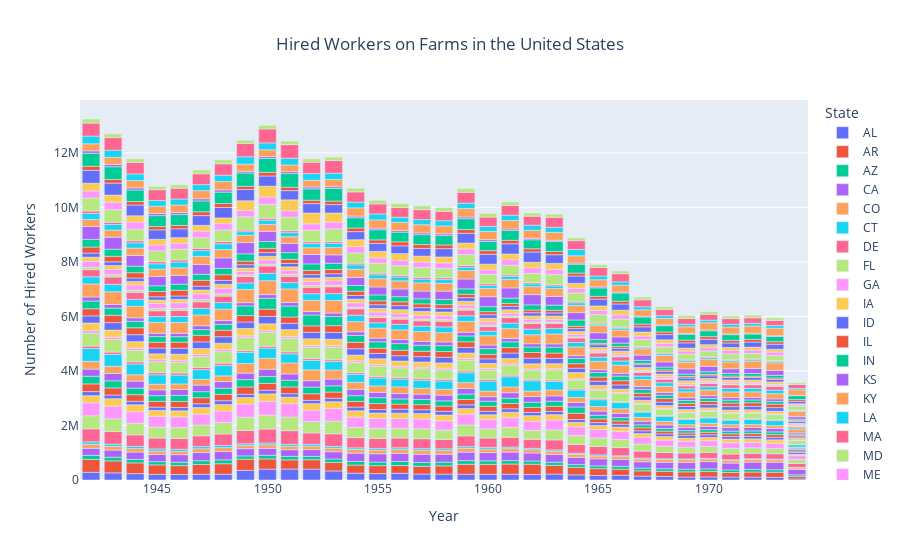

The cell this chart's notebook holds for it:
### Markdown cell above
As this project aims to explore changes correlating with the end of the Bracero Program, it is initially helpful to look at how the overall impact on the industry. The following therefore uses the data from the "HiredWorkers" category, a category that looks at all workers on farms, not just seasonal workers.

### Code cell
hired_df = farmworkers_df[farmworkers_df['HiredWorkers'].notna()]
hired_year = hired_df.groupby(['State', 'Year'])['HiredWorkers'].mean().reset_index()

import plotly.express as px
import plotly.io as pio
import plotly.offline as pyo
pio.renderers.default = "jupyterlab"
pyo.init_notebook_mode(connected=True)

hiredfig = px.bar(hired_year, x='Year', y='HiredWorkers', color='State', title="Hired Workers on Farms in the United States",
                 labels={'HiredWorkers': 'Number of Hired Workers'})

hiredfig.update_layout(title={'x':0.5, 'xanchor': 'center'})
hiredfig.show()
